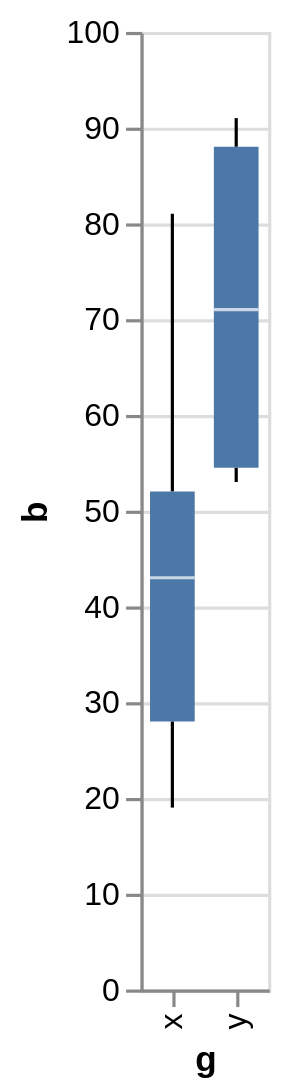

Source (Vega-Lite JSON):
### Vega specification from a JSON file in a GitHub repository (floating-point values rounded to 4 significant figures)
{"$schema": "https://vega.github.io/schema/vega/v6.json", "background": "white", "padding": 5, "height": 300, "style": "cell", "data": [{"name": "source_0", "values": [{"a": "A", "b": 28, "c": 5, "g": "x"}, {"a": "B", "b": 55, "c": 9, "g": "y"}, {"a": "C", "b": 43, "c": 2, "g": "x"}, {"a": "D", "b": 91, "c": 7, "g": "y"}, {"a": "E", "b": 81, "c": 4, "g": "x"}, {"a": "F", "b": 53, "c": 6, "g": "y"}, {"a": "G", "b": 19, "c": 8, "g": "x"}, {"a": "H", "b": 87, "c": 1, "g": "y"}, {"a": "I", "b": 52, "c": 3, "g": "x"}]}, {"name": "data_1", "source": "source_0", "transform": [{"type": "joinaggregate", "as": ["lower_box_b", "upper_box_b"], "ops": ["q1", "q3"], "fields": ["b", "b"], "groupby": ["g"]}]}, {"name": "data_2", "source": "data_1", "transform": [{"type": "filter", "expr": "(datum['b'] < datum['lower_box_b'] - 1.5 * (datum['upper_box_b'] - datum['lower_box_b'])) || (datum['b'] > datum['upper_box_b'] + 1.5 * (datum['upper_box_b'] - datum['lower_box_b']))"}, {"type": "filter", "expr": "isValid(datum[\"b\"]) && isFinite(+datum[\"b\"])"}]}, {"name": "data_3", "source": "data_1", "transform": [{"type": "filter", "expr": "(datum['lower_box_b'] - 1.5 * (datum['upper_box_b'] - datum['lower_box_b']) <= datum['b']) && (datum['b'] <= datum['upper_box_b'] + 1.5 * (datum['upper_box_b'] - datum['lower_box_b']))"}, {"type": "aggregate", "groupby": ["g"], "ops": ["min", "max", "min", "max"], "fields": ["b", "b", "lower_box_b", "upper_box_b"], "as": ["lower_whisker_b", "upper_whisker_b", "lower_box_b", "upper_box_b"]}]}, {"name": "data_4", "source": "data_3", "transform": [{"type": "filter", "expr": "isValid(datum[\"lower_whisker_b\"]) && isFinite(+datum[\"lower_whisker_b\"])"}]}, {"name": "data_5", "source": "data_3", "transform": [{"type": "filter", "expr": "isValid(datum[\"upper_box_b\"]) && isFinite(+datum[\"upper_box_b\"])"}]}, {"name": "data_6", "source": "source_0", "transform": [{"type": "aggregate", "groupby": ["g"], "ops": ["q1", "q3", "median", "min", "max"], "fields": ["b", "b", "b", "b", "b"], "as": ["lower_box_b", "upper_box_b", "mid_box_b", "min_b", "max_b"]}]}, {"name": "data_7", "source": "data_6", "transform": [{"type": "filter", "expr": "isValid(datum[\"lower_box_b\"]) && isFinite(+datum[\"lower_box_b\"])"}]}, {"name": "data_8", "source": "data_6", "transform": [{"type": "filter", "expr": "isValid(datum[\"mid_box_b\"]) && isFinite(+datum[\"mid_box_b\"])"}]}], "signals": [{"name": "x_step", "value": 20}, {"name": "width", "update": "bandspace(domain('x').length, 0, 0) * x_step"}], "marks": [{"name": "layer_0_layer_0_marks", "type": "symbol", "style": ["point", "boxplot-outliers"], "from": {"data": "data_2"}, "encode": {"update": {"opacity": {"value": 0.7}, "fill": {"value": "transparent"}, "stroke": {"value": "#4c78a8"}, "ariaRoleDescription": {"value": "point"}, "description": {"signal": "\"g: \" + (isValid(datum[\"g\"]) ? isArray(datum[\"g\"]) ? join(datum[\"g\"], ' ') : datum[\"g\"] : \"\"+datum[\"g\"]) + \"; b: \" + (format(datum[\"b\"], \"\"))"}, "x": {"scale": "x", "field": "g", "band": 0.5}, "y": {"scale": "y", "field": "b"}}}}, {"name": "layer_0_layer_1_layer_0_marks", "type": "rule", "style": ["rule", "boxplot-rule"], "aria": false, "from": {"data": "data_4"}, "encode": {"update": {"stroke": {"value": "black"}, "tooltip": {"signal": "{\"Upper Whisker of b\": format(datum[\"upper_whisker_b\"], \"\"), \"Lower Whisker of b\": format(datum[\"lower_whisker_b\"], \"\"), \"g\": isValid(datum[\"g\"]) ? isArray(datum[\"g\"]) ? join(datum[\"g\"], '\\n') : datum[\"g\"] : \"\"+datum[\"g\"]}"}, "x": {"scale": "x", "field": "g", "band": 0.5}, "y": {"scale": "y", "field": "lower_whisker_b"}, "y2": {"scale": "y", "field": "lower_box_b"}}}}, {"name": "layer_0_layer_1_layer_1_marks", "type": "rule", "style": ["rule", "boxplot-rule"], "aria": false, "from": {"data": "data_5"}, "encode": {"update": {"stroke": {"value": "black"}, "tooltip": {"signal": "{\"Upper Whisker of b\": format(datum[\"upper_whisker_b\"], \"\"), \"Lower Whisker of b\": format(datum[\"lower_whisker_b\"], \"\"), \"g\": isValid(datum[\"g\"]) ? isArray(datum[\"g\"]) ? join(datum[\"g\"], '\\n') : datum[\"g\"] : \"\"+datum[\"g\"]}"}, "x": {"scale": "x", "field": "g", "band": 0.5}, "y": {"scale": "y", "field": "upper_box_b"}, "y2": {"scale": "y", "field": "upper_whisker_b"}}}}, {"name": "layer_1_layer_0_marks", "type": "rect", "style": ["bar", "boxplot-box"], "from": {"data": "data_7"}, "encode": {"update": {"ariaRoleDescription": {"value": "box"}, "fill": {"value": "#4c78a8"}, "tooltip": {"signal": "{\"Max of b\": format(datum[\"max_b\"], \"\"), \"Q3 of b\": format(datum[\"upper_box_b\"], \"\"), \"Median of b\": format(datum[\"mid_box_b\"], \"\"), \"Q1 of b\": format(datum[\"lower_box_b\"], \"\"), \"Min of b\": format(datum[\"min_b\"], \"\"), \"g\": isValid(datum[\"g\"]) ? isArray(datum[\"g\"]) ? join(datum[\"g\"], '\\n') : datum[\"g\"] : \"\"+datum[\"g\"]}"}, "description": {"signal": "\"g: \" + (isValid(datum[\"g\"]) ? isArray(datum[\"g\"]) ? join(datum[\"g\"], ' ') : datum[\"g\"] : \"\"+datum[\"g\"]) + \"; b: \" + (format(datum[\"lower_box_b\"], \"\")) + \"; upper_box_b: \" + (format(datum[\"upper_box_b\"], \"\")) + \"; Max of b: \" + (format(datum[\"max_b\"], \"\")) + \"; Q3 of b: \" + (format(datum[\"upper_box_b\"], \"\")) + \"; Median of b: \" + (format(datum[\"mid_box_b\"], \"\")) + \"; Q1 of b: \" + (format(datum[\"lower_box_b\"], \"\")) + \"; Min of b: \" + (format(datum[\"min_b\"], \"\"))"}, "xc": {"scale": "x", "field": "g", "band": 0.5}, "width": {"value": 14}, "y": {"scale": "y", "field": "lower_box_b"}, "y2": {"scale": "y", "field": "upper_box_b"}}}}, {"name": "layer_1_layer_1_marks", "type": "rect", "style": ["tick", "boxplot-median"], "aria": false, "from": {"data": "data_8"}, "encode": {"update": {"opacity": {"value": 0.7}, "fill": [{"test": "datum['lower_box_b'] >= datum['upper_box_b']", "value": "#4c78a8"}, {"value": "white"}], "tooltip": {"signal": "{\"Max of b\": format(datum[\"max_b\"], \"\"), \"Q3 of b\": format(datum[\"upper_box_b\"], \"\"), \"Median of b\": format(datum[\"mid_box_b\"], \"\"), \"Q1 of b\": format(datum[\"lower_box_b\"], \"\"), \"Min of b\": format(datum[\"min_b\"], \"\"), \"g\": isValid(datum[\"g\"]) ? isArray(datum[\"g\"]) ? join(datum[\"g\"], '\\n') : datum[\"g\"] : \"\"+datum[\"g\"]}"}, "xc": {"scale": "x", "field": "g", "band": 0.5}, "width": {"value": 14}, "yc": {"scale": "y", "field": "mid_box_b"}, "height": {"value": 1}}}}], "scales": [{"name": "x", "type": "band", "domain": {"fields": [{"data": "data_2", "field": "g"}, {"data": "data_4", "field": "g"}, {"data": "data_5", "field": "g"}, {"data": "data_7", "field": "g"}, {"data": "data_8", "field": "g"}], "sort": true}, "range": {"step": {"signal": "x_step"}}, "paddingInner": 0, "paddingOuter": 0}, {"name": "y", "type": "linear", "domain": {"fields": [{"data": "data_2", "field": "b"}, {"data": "data_4", "field": "lower_whisker_b"}, {"data": "data_4", "field": "lower_box_b"}, {"data": "data_5", "field": "upper_box_b"}, {"data": "data_5", "field": "upper_whisker_b"}, {"data": "data_7", "field": "lower_box_b"}, {"data": "data_7", "field": "upper_box_b"}, {"data": "data_8", "field": "mid_box_b"}]}, "range": [{"signal": "height"}, 0], "nice": true, "zero": true}], "axes": [{"scale": "y", "orient": "left", "gridScale": "x", "grid": true, "tickCount": {"signal": "ceil(height/40)"}, "domain": false, "labels": false, "aria": false, "maxExtent": 0, "minExtent": 0, "ticks": false, "zindex": 0}, {"scale": "x", "orient": "bottom", "grid": false, "title": "g", "labelAlign": "right", "labelAngle": 270, "labelBaseline": "middle", "zindex": 0}, {"scale": "y", "orient": "left", "grid": false, "title": "b", "labelOverlap": true, "tickCount": {"signal": "ceil(height/40)"}, "zindex": 0}]}
